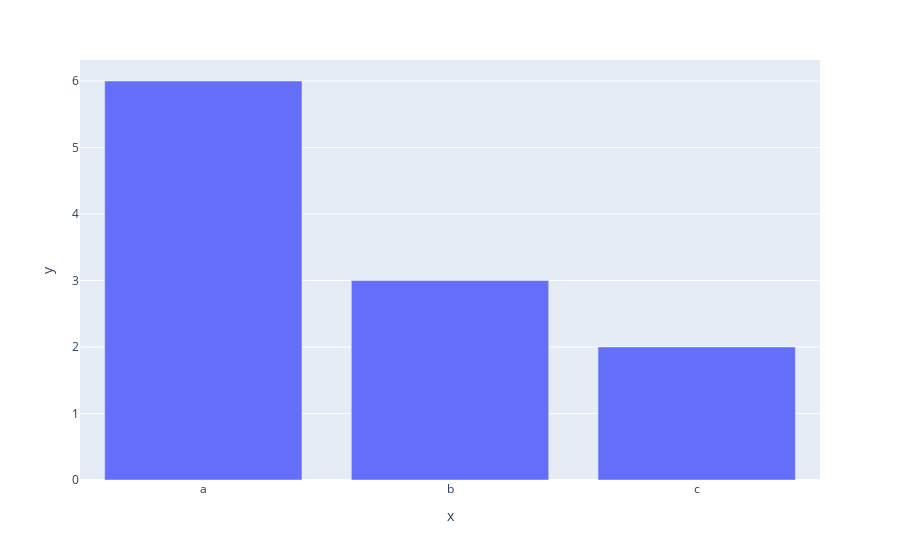

The notebook cell saved with this chart:
### Code cell
# Should plot inline here BUT issues with matplotlib backend! But a bit flaky
# Can solve this, probably, by ubderstanding this...
# https://matplotlib.org/stable/users/explain/figure/backends.html

%matplotlib ipympl
import plotly.express as px
fig = px.bar(x=["a", "b", "c"], y=[6, 3, 2])
fig.show()

### Figure 1 — Plotly figure (JSON) as saved in the notebook; plotly's stock layout.template omitted (floating-point values rounded to 4 significant figures)
{"data": [{"alignmentgroup": "True", "hovertemplate": "x=%{x}<br>y=%{y}<extra></extra>", "legendgroup": "", "marker": {"color": "#636efa", "pattern": {"shape": ""}}, "name": "", "offsetgroup": "", "orientation": "v", "showlegend": false, "textposition": "auto", "type": "bar", "x": ["a", "b", "c"], "xaxis": "x", "y": [6, 3, 2], "yaxis": "y"}], "layout": {"autosize": true, "barmode": "relative", "legend": {"tracegroupgap": 0}, "margin": {"t": 60}, "xaxis": {"anchor": "y", "autorange": true, "domain": [0, 1], "range": [-0.5, 2.5], "title": {"text": "x"}, "type": "category"}, "yaxis": {"anchor": "x", "autorange": true, "domain": [0, 1], "range": [0, 6.316], "title": {"text": "y"}, "type": "linear"}}}
